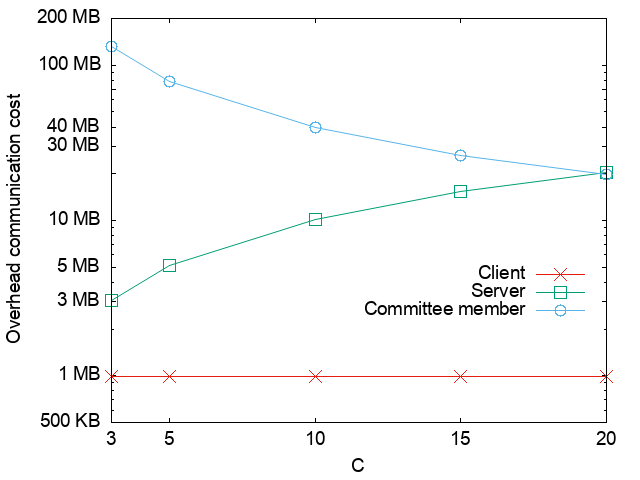

This figure's gnuplot source:
set terminal png font "Helvetica,14" 
set output "online_comm_N400_p64811.png"
set datafile sep ','
set key center right Right offset 0, -4
set xlabel "C"
set ylabel "Overhead communication cost"
set xtics ("3" 3,"5" 5, "10" 10,"15" 15,"20" 20)
set ytics add ("500 KB" 0.5)
set ytics add ("1 MB" 1)
# set ytics add ("3 MB" 3)
set ytics add ("5 MB" 5)
set ytics add ("10 MB" 10)
set ytics add ("" 20)
set ytics add ("30 MB" 30)
set ytics add ("100 MB" 100)
set ytics add ("200 MB" 200)
set log y

# x=C, for N=400 and P=64811
plot [3:][0.5:200] '../online_comm/online_comm.csv' every 9::181::225 using 2:($4-$7) title 'Client' with linespoints lc 7 pt 2 ps 2, \
             '../online_comm/online_comm.csv' every 9::181::225 using 2:($5-$8) title 'Server' with linespoints pt 4 ps 2 lc 2, \
             '../online_comm/online_comm.csv' every 9::181::225 using 2:6 title 'Committee member' with linespoints pt 6 ps 2 lc 3
